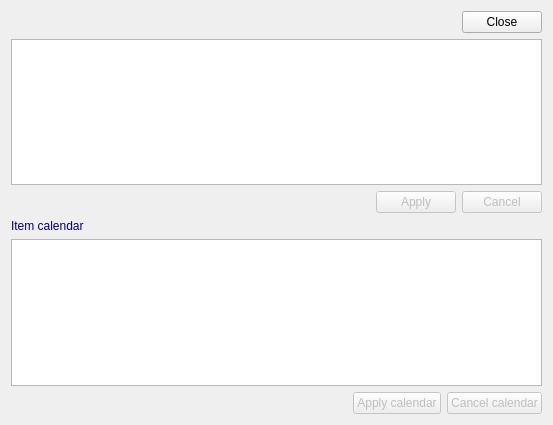
<?xml version="1.0" encoding="UTF-8"?>
<ui version="4.0">
 <class>feedingothprods</class>
 <widget class="impgenmaint" name="feedingothprods">
  <property name="geometry">
   <rect>
    <x>0</x>
    <y>0</y>
    <width>553</width>
    <height>425</height>
   </rect>
  </property>
  <property name="windowTitle">
   <string>Form</string>
  </property>
  <layout class="QVBoxLayout" name="verticalLayout">
   <item>
    <layout class="QHBoxLayout" name="horizontalLayout_2">
     <item>
      <spacer name="horizontalSpacer">
       <property name="orientation">
        <enum>Qt::Horizontal</enum>
       </property>
       <property name="sizeHint" stdset="0">
        <size>
         <width>40</width>
         <height>20</height>
        </size>
       </property>
      </spacer>
     </item>
     <item>
      <widget class="QPushButton" name="BitBtn8">
       <property name="enabled">
        <bool>true</bool>
       </property>
       <property name="toolTip">
        <string>Restore the current record</string>
       </property>
       <property name="text">
        <string>Close</string>
       </property>
       <property name="icon">
        <iconset resource="../images.qrc">
         <normaloff>:/images/closeform.png</normaloff>:/images/closeform.png</iconset>
       </property>
       <property name="flat">
        <bool>false</bool>
       </property>
      </widget>
     </item>
    </layout>
   </item>
   <item>
    <widget class="QTableView" name="AdvListView1">
     <property name="enabled">
      <bool>true</bool>
     </property>
     <property name="toolTip">
      <string/>
     </property>
    </widget>
   </item>
   <item>
    <layout class="QHBoxLayout" name="horizontalLayout">
     <item>
      <spacer name="horizontalSpacer_3">
       <property name="orientation">
        <enum>Qt::Horizontal</enum>
       </property>
       <property name="sizeHint" stdset="0">
        <size>
         <width>40</width>
         <height>20</height>
        </size>
       </property>
      </spacer>
     </item>
     <item>
      <widget class="QPushButton" name="BitBtn9">
       <property name="enabled">
        <bool>false</bool>
       </property>
       <property name="toolTip">
        <string/>
       </property>
       <property name="text">
        <string>Apply</string>
       </property>
       <property name="icon">
        <iconset resource="../images.qrc">
         <normaloff>:/images/apply.png</normaloff>:/images/apply.png</iconset>
       </property>
       <property name="flat">
        <bool>false</bool>
       </property>
      </widget>
     </item>
     <item>
      <widget class="QPushButton" name="BitBtn10">
       <property name="enabled">
        <bool>false</bool>
       </property>
       <property name="toolTip">
        <string/>
       </property>
       <property name="text">
        <string>Cancel</string>
       </property>
       <property name="icon">
        <iconset resource="../images.qrc">
         <normaloff>:/images/cancel.png</normaloff>:/images/cancel.png</iconset>
       </property>
       <property name="flat">
        <bool>false</bool>
       </property>
      </widget>
     </item>
    </layout>
   </item>
   <item>
    <widget class="QLabel" name="Label2">
     <property name="enabled">
      <bool>true</bool>
     </property>
     <property name="palette">
      <palette>
       <active>
        <colorrole role="WindowText">
         <brush brushstyle="SolidPattern">
          <color alpha="255">
           <red>0</red>
           <green>0</green>
           <blue>128</blue>
          </color>
         </brush>
        </colorrole>
       </active>
       <inactive>
        <colorrole role="WindowText">
         <brush brushstyle="SolidPattern">
          <color alpha="255">
           <red>0</red>
           <green>0</green>
           <blue>128</blue>
          </color>
         </brush>
        </colorrole>
       </inactive>
       <disabled>
        <colorrole role="WindowText">
         <brush brushstyle="SolidPattern">
          <color alpha="255">
           <red>0</red>
           <green>0</green>
           <blue>128</blue>
          </color>
         </brush>
        </colorrole>
       </disabled>
      </palette>
     </property>
     <property name="toolTip">
      <string/>
     </property>
     <property name="text">
      <string>Item calendar</string>
     </property>
    </widget>
   </item>
   <item>
    <widget class="QTableView" name="AdvListView2">
     <property name="enabled">
      <bool>true</bool>
     </property>
     <property name="toolTip">
      <string/>
     </property>
    </widget>
   </item>
   <item>
    <layout class="QHBoxLayout" name="horizontalLayout_3">
     <item>
      <spacer name="horizontalSpacer_2">
       <property name="orientation">
        <enum>Qt::Horizontal</enum>
       </property>
       <property name="sizeHint" stdset="0">
        <size>
         <width>40</width>
         <height>20</height>
        </size>
       </property>
      </spacer>
     </item>
     <item>
      <widget class="QPushButton" name="BitBtn11">
       <property name="enabled">
        <bool>false</bool>
       </property>
       <property name="toolTip">
        <string>Save the current record</string>
       </property>
       <property name="text">
        <string>Apply calendar</string>
       </property>
       <property name="icon">
        <iconset resource="../images.qrc">
         <normaloff>:/images/apply.png</normaloff>:/images/apply.png</iconset>
       </property>
       <property name="flat">
        <bool>false</bool>
       </property>
      </widget>
     </item>
     <item>
      <widget class="QPushButton" name="BitBtn12">
       <property name="enabled">
        <bool>false</bool>
       </property>
       <property name="toolTip">
        <string>Restore the current record</string>
       </property>
       <property name="text">
        <string>Cancel calendar</string>
       </property>
       <property name="icon">
        <iconset resource="../images.qrc">
         <normaloff>:/images/cancel.png</normaloff>:/images/cancel.png</iconset>
       </property>
       <property name="flat">
        <bool>false</bool>
       </property>
      </widget>
     </item>
    </layout>
   </item>
  </layout>
 </widget>
 <customwidgets>
  <customwidget>
   <class>impgenmaint</class>
   <extends>QWidget</extends>
   <header>impgenmaint.h</header>
   <container>1</container>
  </customwidget>
 </customwidgets>
 <resources>
  <include location="../images.qrc"/>
 </resources>
 <connections/>
</ui>
